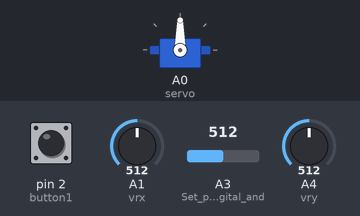
This sketch was run on a simulated Arduino Uno, built with avr-gcc and run on an emulated ATmega328P. On the bench: servo. Inputs (shaded band) come from the test bench; at power-on: A3 (Set_pins_for_digital_and) = 512, pin 2 (button1) HIGH, A1 (vrx) = 512, A4 (vry) = 512. What the sketch prints to the serial monitor is not drawn.

Above: at 1.2 s.
1.3 s: A3 (Set_pins_for_digital_and) set to 716
At 2.4 s:
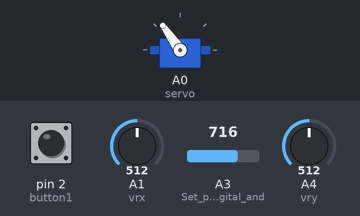
2.8 s: A3 (Set_pins_for_digital_and) set to 900
At 3.6 s:
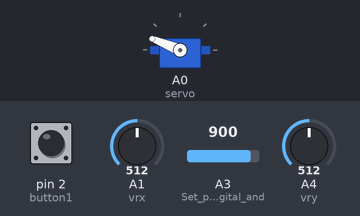
4.3 s: A3 (Set_pins_for_digital_and) set to 1023
At 4.7 s:
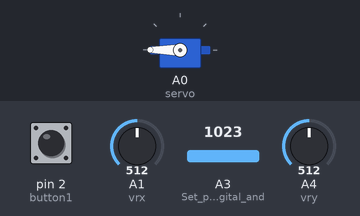
5.8 s: A3 (Set_pins_for_digital_and) set to 306
At 6.9 s:
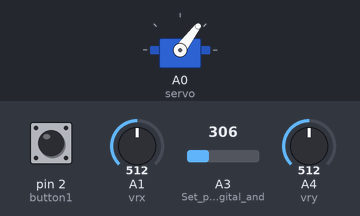
Timing chart, 0 to 8.8 s (numbered marks = the images above; inputs shaded):
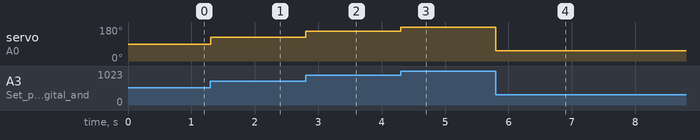

The sketch:

remote_heist.ino
```cpp
//Poterntiometer

#include <Servo.h>

Servo servo;

int angle = 10;

//joystick
#define vrx A1
#define vry A4


int xvalue = 0;
int yvalue = 0;
const int button1 = 2;

void setup() {
  // put your setup code here, to run once:
  pinMode(A3, INPUT); //Set pins for digital and analog pins
  pinMode(A0, OUTPUT);
  Serial.begin(9600);

  servo.attach(A0);
  servo.write(angle);

   //joystick
  pinMode(button1, INPUT_PULLUP);
  pinMode(vrx, INPUT);
  pinMode(vrx,INPUT);
  Serial.begin(9600);


}

void loop() {
  // put your main code here, to run repeatedly:
  int potValue;
  potValue = analogRead(A3);
  angle = (int)map(potValue, 0, 1023, 0, 180);
  servo.write(angle);
  //Serial.println(potValue);
  Serial.println(angle);

    //joystick
  int xvalue = analogRead(vrx);
int yvalue = analogRead(vry);
int buttonstate1 = digitalRead(button1);

//Serial.print (yvalue);
//Serial.println();

//forward
if (xvalue == 1023)
{
   Serial.print("forward \n");

  //delay(200);
}

//backward
if (xvalue == 0)
{
  Serial.print("backward \n");
  //delay(200);
}

//left
if (yvalue == 0)
{
   Serial.print("left \n");
  //delay(200);
}

//right
if (yvalue == 1023)
{
  Serial.print("right \n");
  //delay(200);
}

//pushbutton(joystick)
if (buttonstate1 == LOW)
{
   Serial.print("pushbutton \n");
   delay(200);
}


}
```

Measured:
- after the input at 1.3 s, servo on A0 (servo): 90° → 125° at once
- after the input at 2.8 s, servo on A0 (servo): 125° → 158° at once
- after the input at 4.3 s, servo on A0 (servo): 158° → 180° at once
- after the input at 5.8 s, servo on A0 (servo): 180° → 53° at once
